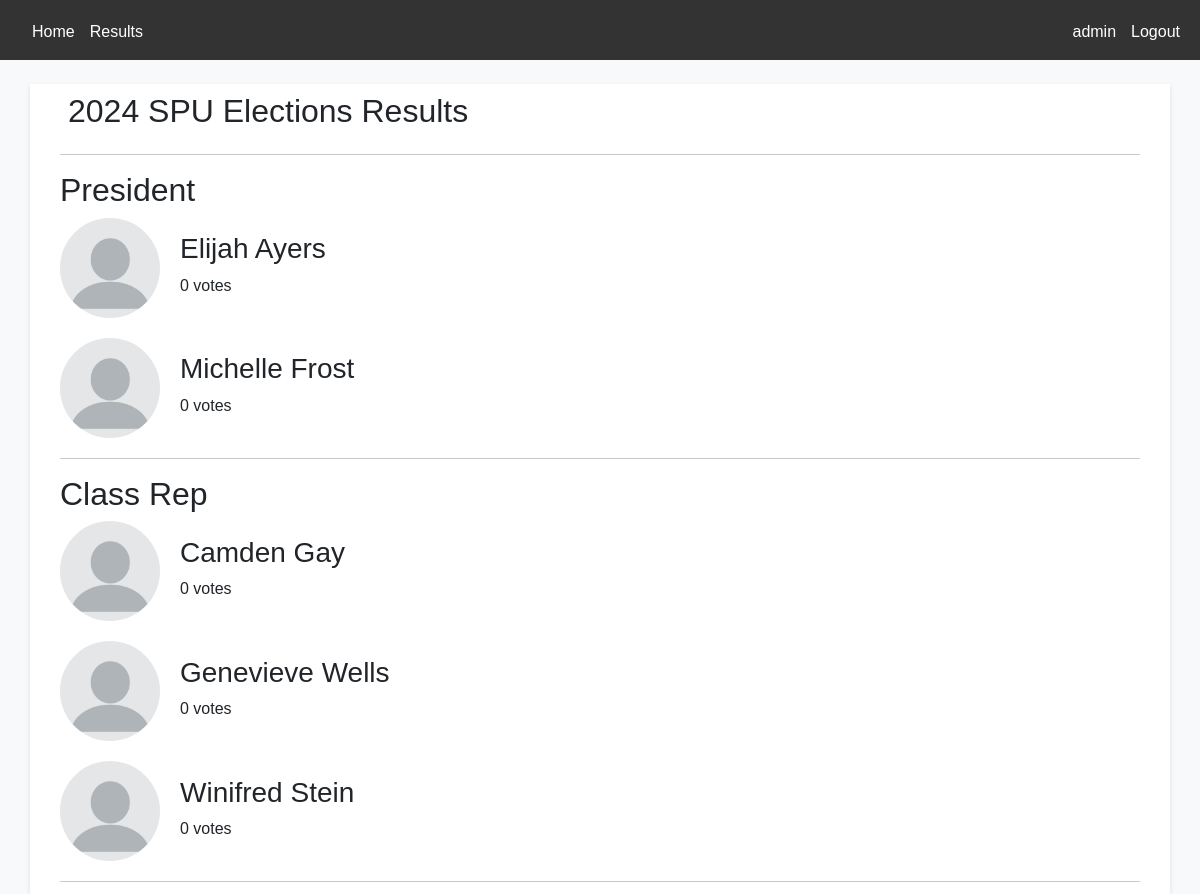
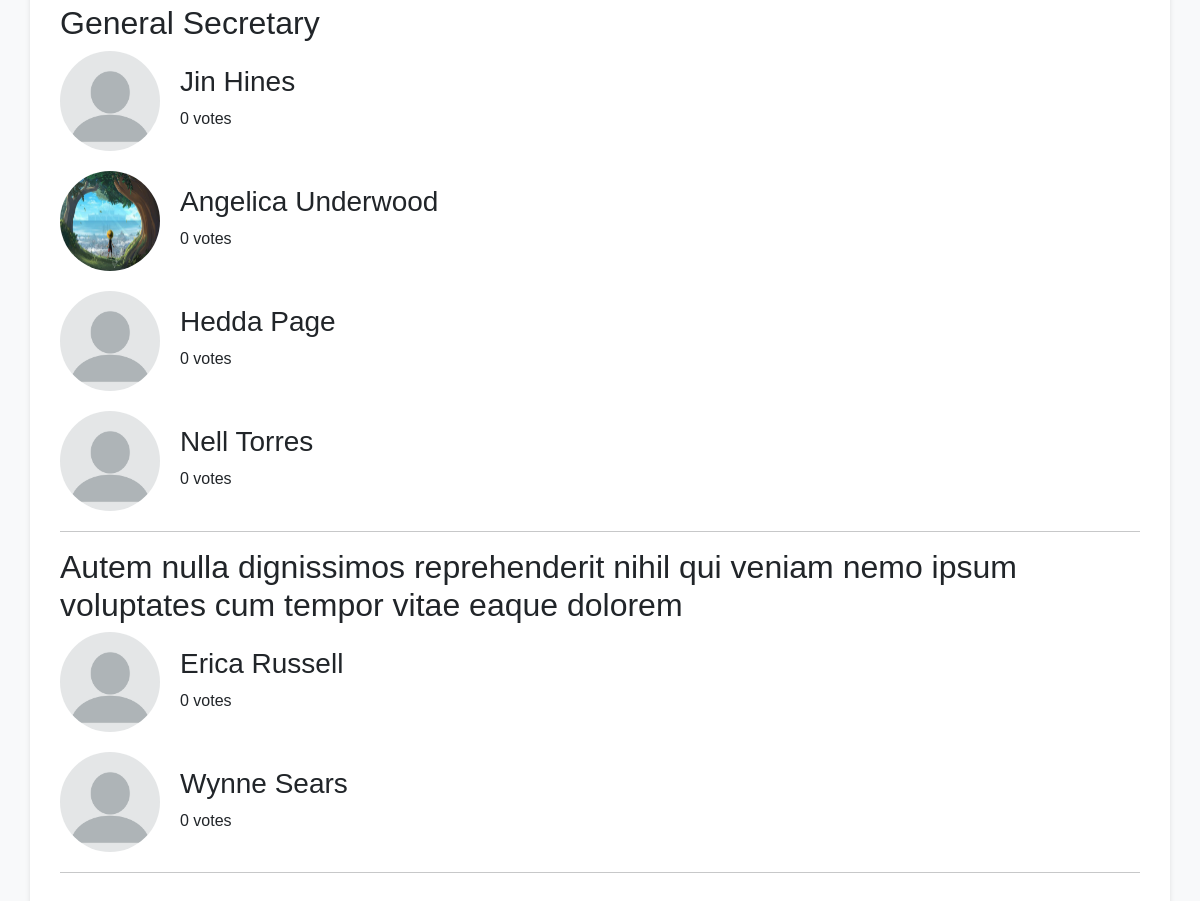
/results/ (signed in), run on an earlier commit of the app's database (2 pictures, top to bottom).
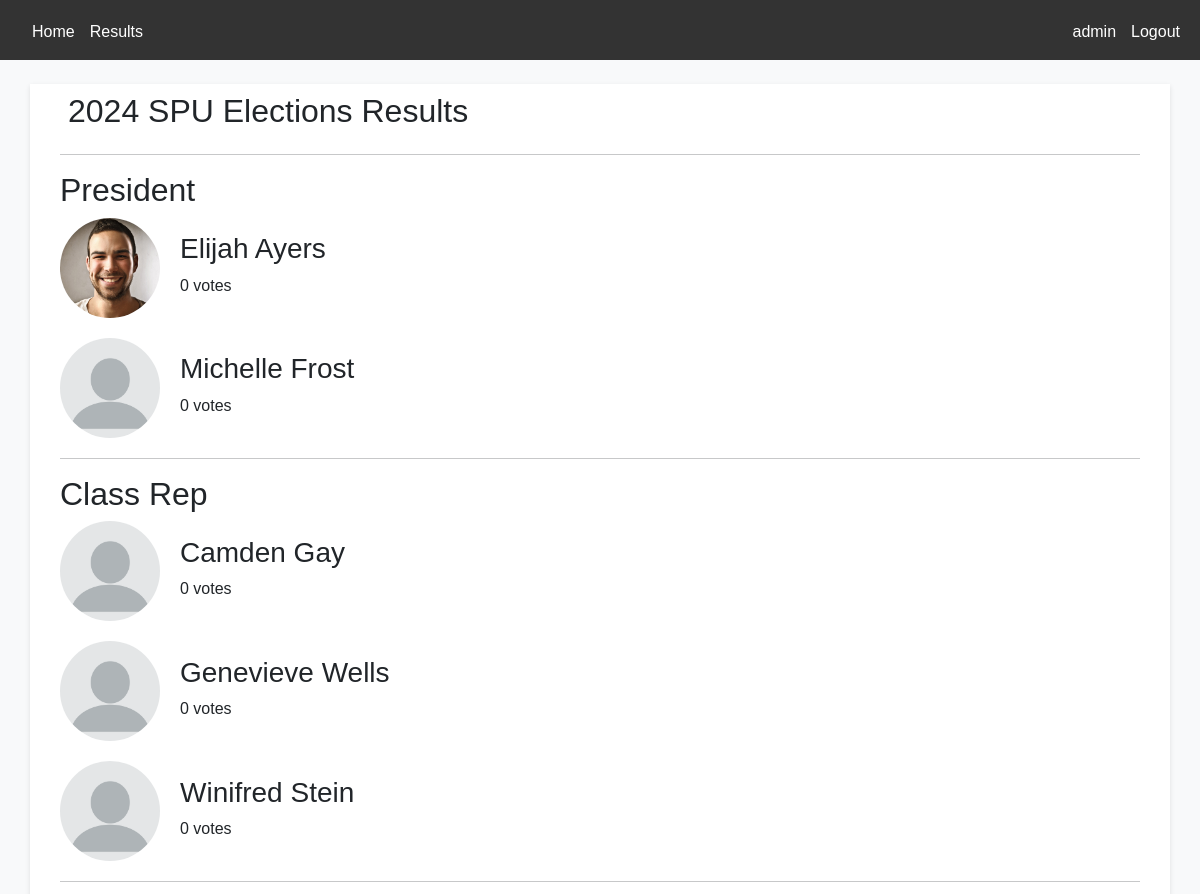
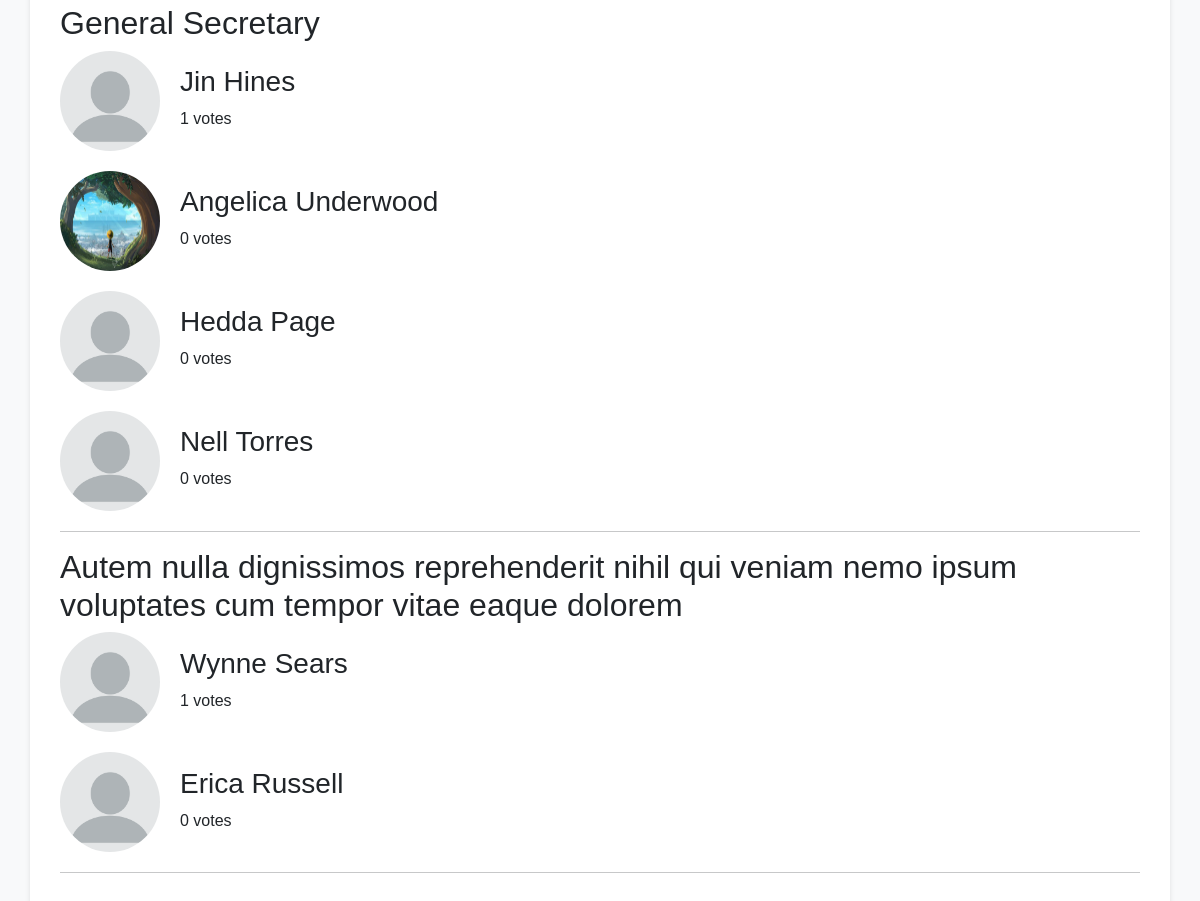
And on a later commit of the database (2 pictures, top to bottom).
### base/models.py (models this page shows, shortened)
class User(AbstractUser):
	name = models.CharField(max_length=200, null=True)
	username = models.CharField(unique=True, max_length=200, null=True)
	email = models.EmailField(null=True, unique=True)
	profile_image = models.ImageField(null=True, blank=True, default='user.png')
	USERNAME_FIELD = 'username'
	REQUIRED_FIELDS = []

### administration_app/models.py (models this page shows, shortened)
class Election(models.Model):
    name = models.CharField(max_length=200)
    start_date = models.DateTimeField()
    end_date = models.DateTimeField()
    is_active = models.BooleanField(default=True)

class Position(models.Model):
    title = models.CharField(max_length=200)
    election = models.ForeignKey(Election, on_delete=models.CASCADE)

class RunningMate(models.Model):
    name = models.CharField(max_length=200)
    description = models.TextField(max_length=400,null=True, blank=True)
    position = models.ForeignKey(Position, on_delete=models.CASCADE)
    election = models.ForeignKey(Election, on_delete=models.CASCADE)
    photo = models.ImageField(null=True, blank=True, default='user.png')

### base/views.py (the view)
# urls.py: path('results/', views.results, name='results'),
@login_required
def results(request):
    elections = Election.objects.all()
    data = []
    for election in elections:
        election_data = {"name": election.name, "positions": []}
        positions = Position.objects.filter(election=election)
        for position in positions:
            position_data = {"title": position.title, "running_mates": []}
            running_mates = RunningMate.objects.filter(position=position, election=election)
            total_votes = ExpressionWrapper(Count('ballot'), output_field=FloatField())
            for running_mate in running_mates:
                running_mate.total_votes = Ballot.objects.filter(running_mate=running_mate).count()
                position_data["running_mates"].append(running_mate)
            position_data["running_mates"] = sorted(position_data["running_mates"], key=lambda rm: rm.total_votes, reverse=True)
            election_data["positions"].append(position_data)
        data.append(election_data)
    return render(request, 'base/results.html', {"elections": data})

### base/templates/base/results.html
{% extends 'main.html' %} {% block content %}
<main>
  {% for election in elections %}
  <div class="container mt-4">
    <div class="election-wrapper mb-5">
      <h2 class="p-2">{{ election.name }} Results</h2>
      <hr />
      {% for position in election.positions %}
      <h2>{{ position.title }}</h2>
      {% for running_mate in position.running_mates %}
      <div class="candidate">
        <div class="left">
          <img src="{{running_mate.photo.url}}" alt="{{ running_mate.name }}" />
        </div>
        <div class="right">
          <h3>{{ running_mate.name }}</h3>
          <p>{{ running_mate.total_votes }} votes</p>
        </div>
      </div>
      {% endfor %}
      <hr />
      {% endfor %}
    </div>
  </div>
  {% endfor %}
</main>
{% endblock %}

### templates/main.html (shortened to what this page needs)
<!DOCTYPE html>
{% load static %}
<html lang="en">
<head>
  <link
      href="https://cdn.jsdelivr.net/npm/bootstrap@5.0.2/dist/css/bootstrap.min.css"
      rel="stylesheet"
    />
  <link rel="stylesheet" href="{% static 'css/style.css' %}" />
</head>
<body>
   {% include 'navbar.html' %}
    {% block content %} {% endblock %}
</body>
</html>

### templates/navbar.html
<nav>
  <div class="navbar">
    <ul class="navbar-links">
      <div class="left">
        <li><a href="{% url 'home' %}">Home</a></li>
        <li><a href="{% url 'results' %}">Results</a></li>
      </div>
      <div class="right">
        {% if request.user.is_authenticated %}
        <li><a href="#">{{ request.user.name}}</a></li>
        <li><a href="{% url 'logout' %}">Logout</a></li>
        {% endif %}
      </div>
    </ul>
  </div>
</nav>

### static/css/style.css (style rules this page uses)
* { margin: 0; padding: 0; box-sizing: border-box; }
html { scroll-behavior: smooth; }
body { font-family: Arial, sans-serif; background-color: #f8f9fa; overflow-x: hidden; position: relative; }
ul li { text-decoration: none; list-style: none; }
ul li a { text-decoration: none; color: #fff; font-weight: 500; }
.container { margin: 0 auto; display: flex; flex-direction: column; padding: 0 30px; margin-bottom: 40px; background: #fff; box-shadow: 0 2px 5px rgba(0, 0, 0, 0.1); }
.navbar { position: relative; display: flex; justify-content: center; background-color: #333; height: 60px; width: 100%; padding: 20px 0; overflow: hidden; transition: 0.3s all ease; }
.navbar .navbar-links { position: relative; display: flex; width: 100%; justify-content: space-between; }
.navbar .navbar-links .right { margin-right: 20px; }
.navbar .navbar-links :where(.left, .right) { display: flex; gap: 15px; }
.navbar .navbar-links :where(.left li, .right li):hover { color: blue; }
.candidate { display: flex; align-items: center; margin-bottom: 20px; animation: fadeIn 1s ease-in-out; }
.candidate img { width: 100px; height: 100px; border-radius: 50%; margin-right: 20px; }
.candidate p { font-size: 16px; margin-bottom: 5px; }

What changed in the data, as far as the page shows it:
changed RunningMate "Elijah Ayers": photo: picture added in place of a placeholder
computed for RunningMate "Jin Hines": total_votes "0" → "1"
shown differently, row unchanged: RunningMate "Wynne Sears": total_votes "0" → "1"; moves up the list
